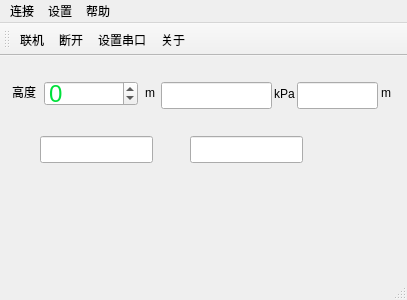
<?xml version="1.0" encoding="UTF-8"?>
<ui version="4.0">
 <class>MainWindow</class>
 <widget class="QMainWindow" name="MainWindow">
  <property name="geometry">
   <rect>
    <x>0</x>
    <y>0</y>
    <width>407</width>
    <height>300</height>
   </rect>
  </property>
  <property name="palette">
   <palette>
    <active>
     <colorrole role="Text">
      <brush brushstyle="SolidPattern">
       <color alpha="255">
        <red>0</red>
        <green>224</green>
        <blue>59</blue>
       </color>
      </brush>
     </colorrole>
    </active>
    <inactive>
     <colorrole role="Text">
      <brush brushstyle="SolidPattern">
       <color alpha="255">
        <red>0</red>
        <green>224</green>
        <blue>59</blue>
       </color>
      </brush>
     </colorrole>
    </inactive>
    <disabled>
     <colorrole role="Text">
      <brush brushstyle="SolidPattern">
       <color alpha="255">
        <red>143</red>
        <green>146</green>
        <blue>147</blue>
       </color>
      </brush>
     </colorrole>
    </disabled>
   </palette>
  </property>
  <property name="windowTitle">
   <string>高度传感器显示</string>
  </property>
  <widget class="QWidget" name="centralWidget">
   <widget class="QLabel" name="label">
    <property name="geometry">
     <rect>
      <x>12</x>
      <y>28</y>
      <width>31</width>
      <height>16</height>
     </rect>
    </property>
    <property name="text">
     <string>高度</string>
    </property>
   </widget>
   <widget class="QSpinBox" name="spinBox">
    <property name="geometry">
     <rect>
      <x>44</x>
      <y>25</y>
      <width>94</width>
      <height>25</height>
     </rect>
    </property>
    <property name="font">
     <font>
      <pointsize>18</pointsize>
     </font>
    </property>
    <property name="readOnly">
     <bool>false</bool>
    </property>
    <property name="minimum">
     <number>-2000</number>
    </property>
    <property name="maximum">
     <number>20000</number>
    </property>
    <property name="singleStep">
     <number>1000</number>
    </property>
    <property name="value">
     <number>0</number>
    </property>
   </widget>
   <widget class="QLabel" name="label_2">
    <property name="geometry">
     <rect>
      <x>145</x>
      <y>29</y>
      <width>17</width>
      <height>16</height>
     </rect>
    </property>
    <property name="text">
     <string>m</string>
    </property>
   </widget>
   <widget class="QLineEdit" name="lineEdit">
    <property name="geometry">
     <rect>
      <x>161</x>
      <y>26</y>
      <width>111</width>
      <height>27</height>
     </rect>
    </property>
    <property name="font">
     <font>
      <pointsize>20</pointsize>
     </font>
    </property>
   </widget>
   <widget class="QLabel" name="label_3">
    <property name="geometry">
     <rect>
      <x>274</x>
      <y>30</y>
      <width>21</width>
      <height>16</height>
     </rect>
    </property>
    <property name="text">
     <string>kPa</string>
    </property>
   </widget>
   <widget class="QLineEdit" name="highEdit">
    <property name="geometry">
     <rect>
      <x>297</x>
      <y>26</y>
      <width>81</width>
      <height>27</height>
     </rect>
    </property>
    <property name="font">
     <font>
      <pointsize>20</pointsize>
     </font>
    </property>
   </widget>
   <widget class="QLabel" name="label_4">
    <property name="geometry">
     <rect>
      <x>381</x>
      <y>29</y>
      <width>21</width>
      <height>16</height>
     </rect>
    </property>
    <property name="text">
     <string>m</string>
    </property>
   </widget>
   <widget class="QLineEdit" name="lineEdit_high1">
    <property name="geometry">
     <rect>
      <x>40</x>
      <y>80</y>
      <width>113</width>
      <height>27</height>
     </rect>
    </property>
   </widget>
   <widget class="QLineEdit" name="lineEdit_high2">
    <property name="geometry">
     <rect>
      <x>190</x>
      <y>80</y>
      <width>113</width>
      <height>27</height>
     </rect>
    </property>
   </widget>
  </widget>
  <widget class="QMenuBar" name="menuBar">
   <property name="geometry">
    <rect>
     <x>0</x>
     <y>0</y>
     <width>407</width>
     <height>21</height>
    </rect>
   </property>
   <widget class="QMenu" name="menu">
    <property name="title">
     <string>连接</string>
    </property>
    <addaction name="actionConnect"/>
    <addaction name="actionDisconnect"/>
   </widget>
   <widget class="QMenu" name="menuS">
    <property name="title">
     <string>设置</string>
    </property>
    <addaction name="actionSetup"/>
   </widget>
   <widget class="QMenu" name="menu_2">
    <property name="title">
     <string>帮助</string>
    </property>
    <addaction name="actionAbout"/>
   </widget>
   <addaction name="menu"/>
   <addaction name="menuS"/>
   <addaction name="menu_2"/>
  </widget>
  <widget class="QToolBar" name="mainToolBar">
   <property name="sizePolicy">
    <sizepolicy hsizetype="Fixed" vsizetype="Fixed">
     <horstretch>0</horstretch>
     <verstretch>0</verstretch>
    </sizepolicy>
   </property>
   <attribute name="toolBarArea">
    <enum>TopToolBarArea</enum>
   </attribute>
   <attribute name="toolBarBreak">
    <bool>false</bool>
   </attribute>
   <addaction name="actionConnect"/>
   <addaction name="actionDisconnect"/>
   <addaction name="actionSetup"/>
   <addaction name="actionAbout"/>
  </widget>
  <widget class="QStatusBar" name="statusBar"/>
  <action name="actionConnect">
   <property name="icon">
    <iconset resource="altimeter.qrc">
     <normaloff>:/images/connect.png</normaloff>:/images/connect.png</iconset>
   </property>
   <property name="text">
    <string>联机</string>
   </property>
   <property name="shortcut">
    <string>Ctrl+O</string>
   </property>
  </action>
  <action name="actionDisconnect">
   <property name="enabled">
    <bool>true</bool>
   </property>
   <property name="icon">
    <iconset resource="altimeter.qrc">
     <normaloff>:/images/disconnect.png</normaloff>:/images/disconnect.png</iconset>
   </property>
   <property name="text">
    <string>断开</string>
   </property>
   <property name="shortcut">
    <string>Ctrl+D</string>
   </property>
  </action>
  <action name="actionSetup">
   <property name="icon">
    <iconset resource="altimeter.qrc">
     <normaloff>:/images/settings.png</normaloff>:/images/settings.png</iconset>
   </property>
   <property name="text">
    <string>设置串口</string>
   </property>
   <property name="shortcut">
    <string>Ctrl+P</string>
   </property>
  </action>
  <action name="actionAbout">
   <property name="icon">
    <iconset resource="altimeter.qrc">
     <normaloff>:/images/about.png</normaloff>:/images/about.png</iconset>
   </property>
   <property name="text">
    <string>关于</string>
   </property>
  </action>
 </widget>
 <layoutdefault spacing="6" margin="11"/>
 <resources>
  <include location="altimeter.qrc"/>
 </resources>
 <connections/>
</ui>
